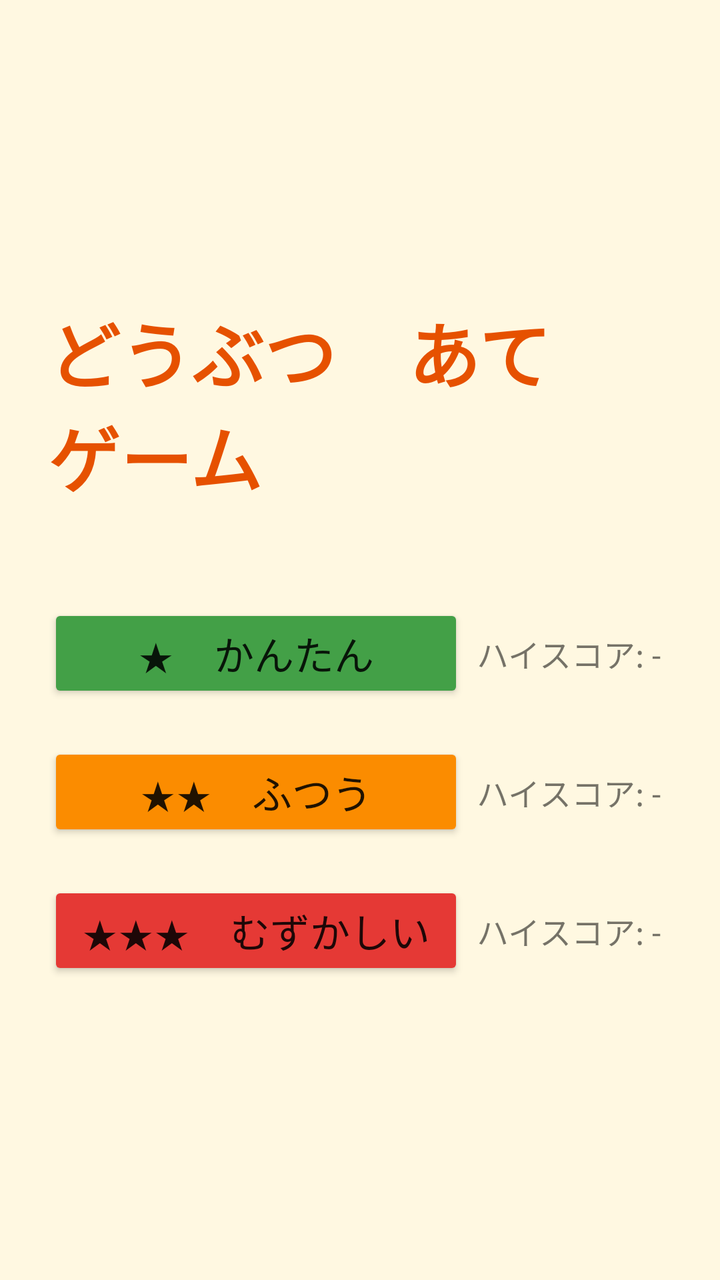
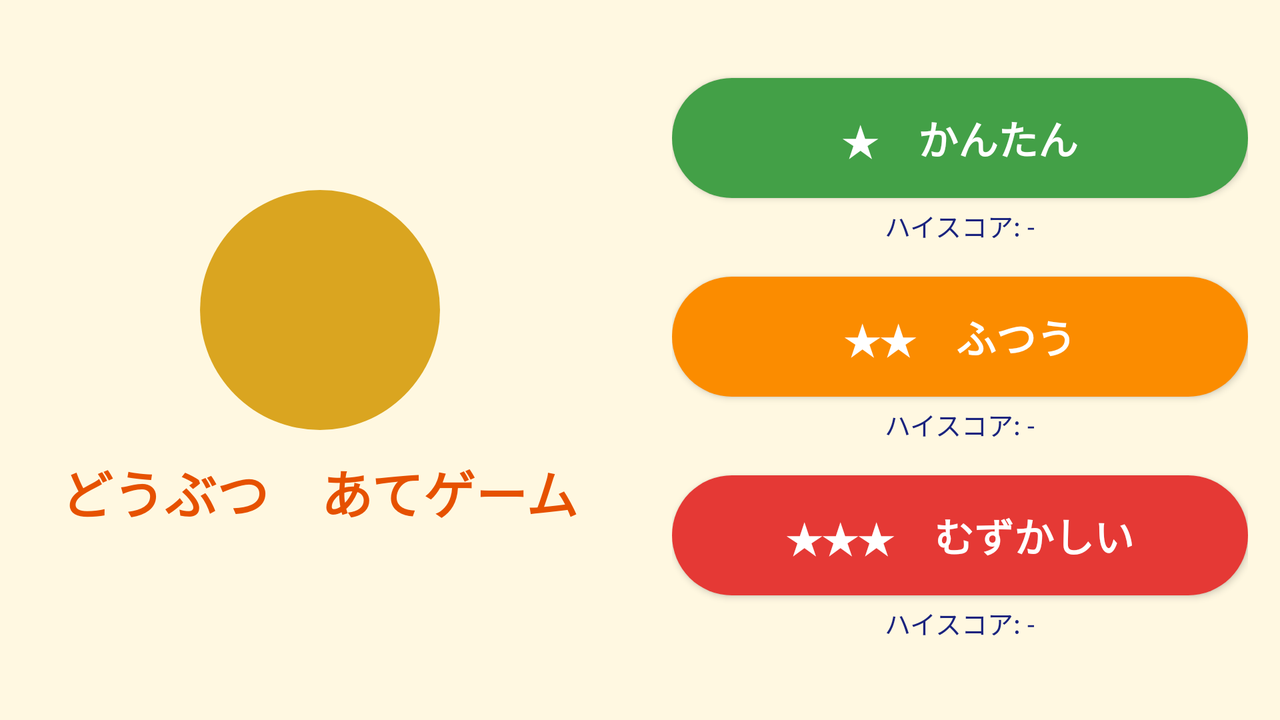

One screen, two layout resources from the same app: the default and the repository's alternative for another configuration. Each is rendered where Android would select it; the XML of both is given below.
<!-- AndroidManifest.xml: application theme Theme.AnimalQuiz -->
<!-- res/layout/activity_title.xml -->
<?xml version="1.0" encoding="utf-8"?>
<LinearLayout xmlns:android="http://schemas.android.com/apk/res/android"
    android:layout_width="match_parent"
    android:layout_height="match_parent"
    android:orientation="vertical"
    android:gravity="center"
    android:padding="24dp"
    android:background="@color/bg_main">

    
    <TextView
        android:layout_width="wrap_content"
        android:layout_height="wrap_content"
        android:text="@string/app_title"
        android:textSize="36sp"
        android:textStyle="bold"
        android:textColor="@color/title_text"
        android:layout_marginBottom="48dp" />

    
    <LinearLayout
        android:layout_width="match_parent"
        android:layout_height="wrap_content"
        android:orientation="horizontal"
        android:gravity="center_vertical"
        android:layout_marginBottom="20dp">

        <Button
            android:id="@+id/btn_easy"
            android:layout_width="0dp"
            android:layout_height="wrap_content"
            android:layout_weight="2"
            android:text="@string/btn_easy"
            android:textSize="20sp"
            android:backgroundTint="@color/btn_easy" />

        <TextView
            android:id="@+id/tv_high_score_easy"
            android:layout_width="0dp"
            android:layout_height="wrap_content"
            android:layout_weight="1"
            android:gravity="center"
            android:textSize="16sp"
            android:text="@string/highscore_none" />
    </LinearLayout>

    
    <LinearLayout
        android:layout_width="match_parent"
        android:layout_height="wrap_content"
        android:orientation="horizontal"
        android:gravity="center_vertical"
        android:layout_marginBottom="20dp">

        <Button
            android:id="@+id/btn_normal"
            android:layout_width="0dp"
            android:layout_height="wrap_content"
            android:layout_weight="2"
            android:text="@string/btn_normal"
            android:textSize="20sp"
            android:backgroundTint="@color/btn_normal" />

        <TextView
            android:id="@+id/tv_high_score_normal"
            android:layout_width="0dp"
            android:layout_height="wrap_content"
            android:layout_weight="1"
            android:gravity="center"
            android:textSize="16sp"
            android:text="@string/highscore_none" />
    </LinearLayout>

    
    <LinearLayout
        android:layout_width="match_parent"
        android:layout_height="wrap_content"
        android:orientation="horizontal"
        android:gravity="center_vertical">

        <Button
            android:id="@+id/btn_hard"
            android:layout_width="0dp"
            android:layout_height="wrap_content"
            android:layout_weight="2"
            android:text="@string/btn_hard"
            android:textSize="20sp"
            android:backgroundTint="@color/btn_hard" />

        <TextView
            android:id="@+id/tv_high_score_hard"
            android:layout_width="0dp"
            android:layout_height="wrap_content"
            android:layout_weight="1"
            android:gravity="center"
            android:textSize="16sp"
            android:text="@string/highscore_none" />
    </LinearLayout>

</LinearLayout>
<!-- resources referenced by this layout -->
<resources>
  <color name="bg_main">#FFF8E1</color>
  <color name="btn_easy">#43A047</color>
  <color name="btn_hard">#E53935</color>
  <color name="btn_normal">#FB8C00</color>
  <color name="title_text">#E65100</color>
  <string name="app_title">どうぶつ　あてゲーム</string>
  <string name="btn_easy">★　かんたん</string>
  <string name="btn_hard">★★★　むずかしい</string>
  <string name="btn_normal">★★　ふつう</string>
  <string name="highscore_none">ハイスコア: -</string>
  <!-- from res/values-v35/ -->
  <style name="Theme.AnimalQuiz" parent="Theme.AppCompat.Light.NoActionBar">
          <item name="colorPrimary">@color/btn_easy</item>
          <item name="colorPrimaryDark">@color/header_bg</item>
          <item name="colorAccent">@color/btn_normal</item>
          <item name="android:windowBackground">@color/bg_main</item>
          <item name="android:windowOptOutEdgeToEdgeEnforcement">true</item>
      </style>
  <color name="header_bg">#FF8F00</color>
</resources>
<!-- res/layout-land/activity_title.xml (the repository's variant of the layout above) -->
<!-- drawn on the phone turned sideways -->
<?xml version="1.0" encoding="utf-8"?>
<LinearLayout xmlns:android="http://schemas.android.com/apk/res/android"
    android:layout_width="match_parent"
    android:layout_height="match_parent"
    android:orientation="horizontal"
    android:background="@color/bg_main">

    
    <LinearLayout
        android:layout_width="0dp"
        android:layout_height="match_parent"
        android:layout_weight="1"
        android:orientation="vertical"
        android:gravity="center"
        android:padding="16dp">

        <ImageView
            android:layout_width="120dp"
            android:layout_height="120dp"
            android:src="@drawable/ic_lion"
            android:scaleType="fitCenter"
            android:contentDescription="ライオン"
            android:layout_marginBottom="12dp" />

        <TextView
            android:layout_width="wrap_content"
            android:layout_height="wrap_content"
            android:text="@string/app_title"
            android:textSize="26sp"
            android:textStyle="bold"
            android:textColor="@color/title_text"
            android:gravity="center" />

    </LinearLayout>

    
    <ScrollView
        android:layout_width="0dp"
        android:layout_height="match_parent"
        android:layout_weight="1"
        android:fillViewport="true">

        <LinearLayout
            android:layout_width="match_parent"
            android:layout_height="wrap_content"
            android:orientation="vertical"
            android:gravity="center"
            android:paddingTop="16dp"
            android:paddingBottom="16dp"
            android:paddingLeft="16dp"
            android:paddingRight="16dp">

            
            <Button
                android:id="@+id/btn_easy"
                android:layout_width="match_parent"
                android:layout_height="60dp"
                android:text="@string/btn_easy"
                android:textSize="20sp"
                android:textStyle="bold"
                android:textColor="#FFFFFF"
                android:background="@drawable/btn_easy_bg"
                android:layout_marginBottom="4dp" />

            <TextView
                android:id="@+id/tv_high_score_easy"
                android:layout_width="wrap_content"
                android:layout_height="wrap_content"
                android:text="@string/highscore_none"
                android:textSize="13sp"
                android:textColor="@color/score_text"
                android:layout_marginBottom="16dp" />

            
            <Button
                android:id="@+id/btn_normal"
                android:layout_width="match_parent"
                android:layout_height="60dp"
                android:text="@string/btn_normal"
                android:textSize="20sp"
                android:textStyle="bold"
                android:textColor="#FFFFFF"
                android:background="@drawable/btn_normal_bg"
                android:layout_marginBottom="4dp" />

            <TextView
                android:id="@+id/tv_high_score_normal"
                android:layout_width="wrap_content"
                android:layout_height="wrap_content"
                android:text="@string/highscore_none"
                android:textSize="13sp"
                android:textColor="@color/score_text"
                android:layout_marginBottom="16dp" />

            
            <Button
                android:id="@+id/btn_hard"
                android:layout_width="match_parent"
                android:layout_height="60dp"
                android:text="@string/btn_hard"
                android:textSize="20sp"
                android:textStyle="bold"
                android:textColor="#FFFFFF"
                android:background="@drawable/btn_hard_bg"
                android:layout_marginBottom="4dp" />

            <TextView
                android:id="@+id/tv_high_score_hard"
                android:layout_width="wrap_content"
                android:layout_height="wrap_content"
                android:text="@string/highscore_none"
                android:textSize="13sp"
                android:textColor="@color/score_text" />

        </LinearLayout>
    </ScrollView>

</LinearLayout>
<!-- resources referenced by the variant -->
<!-- as the phone turned sideways resolves them -->
<resources>
  <color name="bg_main">#FFF8E1</color>
  <color name="score_text">#1A237E</color>
  <color name="title_text">#E65100</color>
  <!-- drawable btn_easy_bg (drawable) -->
  <?xml version="1.0" encoding="utf-8"?>
  <selector xmlns:android="http://schemas.android.com/apk/res/android">
      <item android:state_pressed="true">
          <shape android:shape="rectangle">
              <solid android:color="#2E7D32" />
              <corners android:radius="40dp" />
          </shape>
      </item>
      <item>
          <shape android:shape="rectangle">
              <solid android:color="#43A047" />
              <corners android:radius="40dp" />
          </shape>
      </item>
  </selector>
  <!-- drawable btn_hard_bg (drawable) -->
  <?xml version="1.0" encoding="utf-8"?>
  <selector xmlns:android="http://schemas.android.com/apk/res/android">
      <item android:state_pressed="true">
          <shape android:shape="rectangle">
              <solid android:color="#B71C1C" />
              <corners android:radius="40dp" />
          </shape>
      </item>
      <item>
          <shape android:shape="rectangle">
              <solid android:color="#E53935" />
              <corners android:radius="40dp" />
          </shape>
      </item>
  </selector>
  <!-- drawable btn_normal_bg (drawable) -->
  <?xml version="1.0" encoding="utf-8"?>
  <selector xmlns:android="http://schemas.android.com/apk/res/android">
      <item android:state_pressed="true">
          <shape android:shape="rectangle">
              <solid android:color="#E65100" />
              <corners android:radius="40dp" />
          </shape>
      </item>
      <item>
          <shape android:shape="rectangle">
              <solid android:color="#FB8C00" />
              <corners android:radius="40dp" />
          </shape>
      </item>
  </selector>
  <!-- drawable ic_lion (drawable) -->
  <?xml version="1.0" encoding="utf-8"?>
  <shape xmlns:android="http://schemas.android.com/apk/res/android"
      android:shape="oval">
      <solid android:color="#DAA520" />
  </shape>
  <string name="app_title">どうぶつ　あてゲーム</string>
  <string name="btn_easy">★　かんたん</string>
  <string name="btn_hard">★★★　むずかしい</string>
  <string name="btn_normal">★★　ふつう</string>
  <string name="highscore_none">ハイスコア: -</string>
  <!-- from res/values-v35/ -->
  <style name="Theme.AnimalQuiz" parent="Theme.AppCompat.Light.NoActionBar">
          <item name="colorPrimary">@color/btn_easy</item>
          <item name="colorPrimaryDark">@color/header_bg</item>
          <item name="colorAccent">@color/btn_normal</item>
          <item name="android:windowBackground">@color/bg_main</item>
          <item name="android:windowOptOutEdgeToEdgeEnforcement">true</item>
      </style>
  <color name="btn_easy">#43A047</color>
  <color name="header_bg">#FF8F00</color>
  <color name="btn_normal">#FB8C00</color>
</resources>
